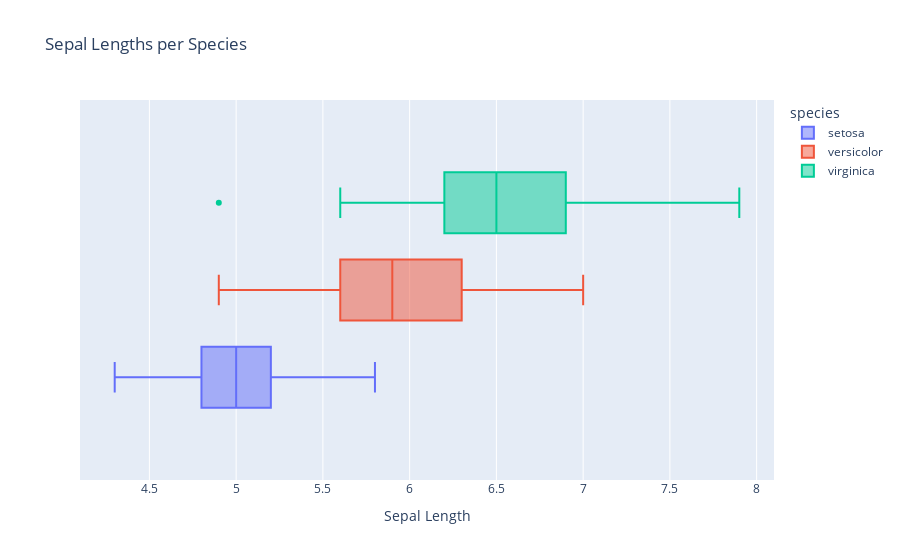

The code cell stored with this chart in its notebook:
### Markdown cell above
#### Task 3 
##### Create a box plot of `sepal_length` colored by species.  Add a title, change axes labels, and the color palette as you see fit.
#### Result:

### Code cell
fig = px.box(df, x = 'sepal_length' , 
             color = 'species', 
             title = 'Sepal Lengths per Species', 
             labels={'sepal_length':'Sepal Length'}) 


fig.show()

### Figure 1 — Plotly figure (JSON) as saved in the notebook; plotly's stock layout.template omitted (floating-point values rounded to 4 significant figures)
{"data": [{"alignmentgroup": "True", "hovertemplate": "species=setosa<br>Sepal Length=%{x}<extra></extra>", "legendgroup": "setosa", "marker": {"color": "#636efa"}, "name": "setosa", "notched": false, "offsetgroup": "setosa", "orientation": "h", "showlegend": true, "type": "box", "x": [5.1, 4.9, 4.7, 4.6, 5, 5.4, 4.6, 5, 4.4, 4.9, 5.4, 4.8, 4.8, 4.3, 5.8, 5.7, 5.4, 5.1, 5.7, 5.1, 5.4, 5.1, 4.6, 5.1, 4.8, 5, 5, 5.2, 5.2, 4.7, 4.8, 5.4, 5.2, 5.5, 4.9, 5, 5.5, 4.9, 4.4, 5.1, 5, 4.5, 4.4, 5, 5.1, 4.8, 5.1, 4.6, 5.3, 5], "x0": " ", "xaxis": "x", "y0": " ", "yaxis": "y"}, {"alignmentgroup": "True", "hovertemplate": "species=versicolor<br>Sepal Length=%{x}<extra></extra>", "legendgroup": "versicolor", "marker": {"color": "#EF553B"}, "name": "versicolor", "notched": false, "offsetgroup": "versicolor", "orientation": "h", "showlegend": true, "type": "box", "x": [7, 6.4, 6.9, 5.5, 6.5, 5.7, 6.3, 4.9, 6.6, 5.2, 5, 5.9, 6, 6.1, 5.6, 6.7, 5.6, 5.8, 6.2, 5.6, 5.9, 6.1, 6.3, 6.1, 6.4, 6.6, 6.8, 6.7, 6, 5.7, 5.5, 5.5, 5.8, 6, 5.4, 6, 6.7, 6.3, 5.6, 5.5, 5.5, 6.1, 5.8, 5, 5.6, 5.7, 5.7, 6.2, 5.1, 5.7], "x0": " ", "xaxis": "x", "y0": " ", "yaxis": "y"}, {"alignmentgroup": "True", "hovertemplate": "species=virginica<br>Sepal Length=%{x}<extra></extra>", "legendgroup": "virginica", "marker": {"color": "#00cc96"}, "name": "virginica", "notched": false, "offsetgroup": "virginica", "orientation": "h", "showlegend": true, "type": "box", "x": [6.3, 5.8, 7.1, 6.3, 6.5, 7.6, 4.9, 7.3, 6.7, 7.2, 6.5, 6.4, 6.8, 5.7, 5.8, 6.4, 6.5, 7.7, 7.7, 6, 6.9, 5.6, 7.7, 6.3, 6.7, 7.2, 6.2, 6.1, 6.4, 7.2, 7.4, 7.9, 6.4, 6.3, 6.1, 7.7, 6.3, 6.4, 6, 6.9, 6.7, 6.9, 5.8, 6.8, 6.7, 6.7, 6.3, 6.5, 6.2, 5.9], "x0": " ", "xaxis": "x", "y0": " ", "yaxis": "y"}], "layout": {"autosize": true, "boxmode": "group", "legend": {"title": {"text": "species"}, "tracegroupgap": 0}, "title": {"text": "Sepal Lengths per Species"}, "xaxis": {"anchor": "y", "autorange": true, "domain": [0, 1], "range": [4.1, 8.1], "title": {"text": "Sepal Length"}, "type": "linear"}, "yaxis": {"anchor": "x", "autorange": true, "domain": [0, 1], "range": [-0.5172, 0.5172], "type": "category"}}}
